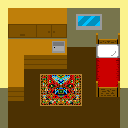

This game map was drawn from its Tiled (.tmx) file and the tilesets committed beside it. A one-line description and the full map source follow:
An orthogonal 4x4 tile map with 32x32 px tiles, 1 tile layer (Tile Layer 1).

<map version="1.2" tiledversion="1.3.3" orientation="orthogonal" renderorder="left-down" width="4" height="4" tilewidth="32" tileheight="32" infinite="0" nextlayerid="2" nextobjectid="1">
 <tileset firstgid="1" source="Kuća iznutra projekat.tsx" />
 <layer id="1" name="Tile Layer 1" width="4" height="4">
  <data encoding="csv">
1,2,3,4,
5,6,7,8,
9,10,11,12,
13,14,15,16
</data>
 </layer>
</map>